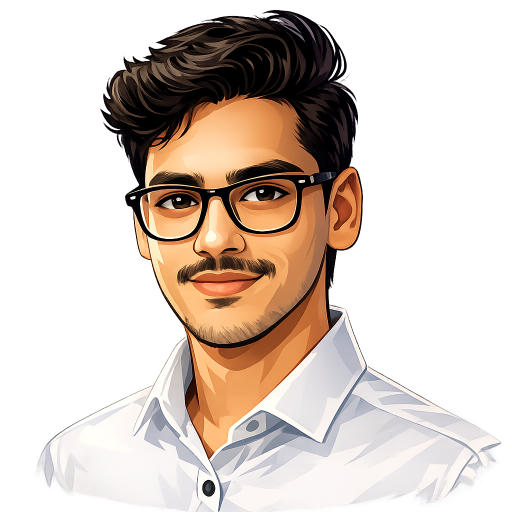
#> input picture ref/illustrator.png, 1024 x 1024 px (shown at 1/2 size)
$ python make_illustration.py ../ref/illustrator.png
#> lines starting #> are read from the running program, lines starting #| are printed output that depends on the picture; after the words box and inside, x2 and y2 are one past the last pixel; in counts of white or black regions, pixels touching at a corner belong together
#!/usr/bin/env python3
from __future__ import annotations

import argparse
from pathlib import Path

from PIL import Image, ImageEnhance, ImageFilter, ImageOps, ImageChops


def center_square(img: Image.Image) -> Image.Image:
    w, h = img.size
#> w = 1024; h = 1024
    side = min(w, h)
#> side = 1024
    left = (w - side) // 2
#> left = 0
    top = (h - side) // 2
#> top = 0
    return img.crop((left, top, left + side, top + side))


def build_illustration(src_path: Path, out_path: Path, size: int = 640) -> None:
    src = Image.open(src_path).convert("RGB")
    src = center_square(src).resize((size, size), Image.Resampling.LANCZOS)
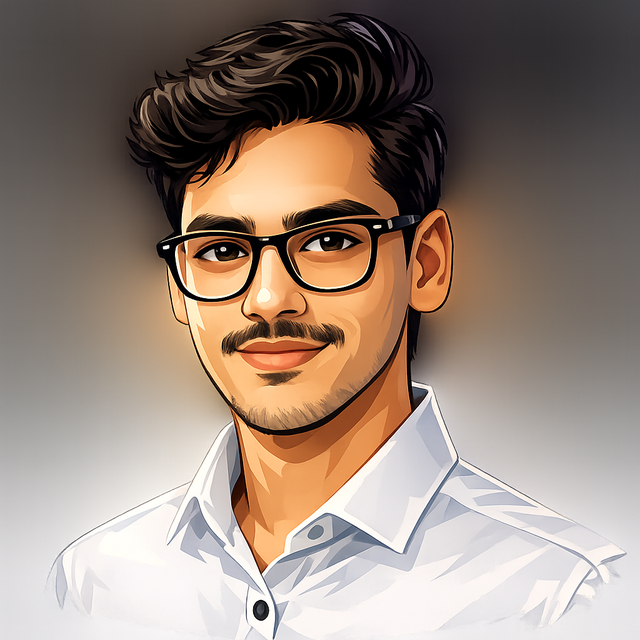
#> src: PIL image 640x640 RGB; mean R, G, B 149.5, 132.3, 120.5

    # Smooth skin/regions first, then push contrast for a drawn look.
    base = src.filter(ImageFilter.MedianFilter(size=5)).filter(ImageFilter.SMOOTH_MORE)
    base = ImageEnhance.Contrast(base).enhance(1.18)
    base = ImageEnhance.Color(base).enhance(1.22)
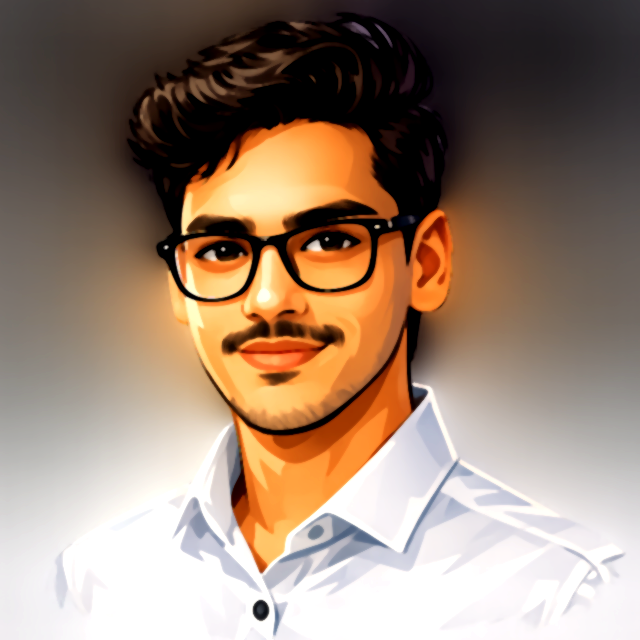
#> base: PIL image 640x640 RGB; mean R, G, B 152.6, 130.6, 113.8

    # Posterize/quantize to flatten tones like a digital illustration.
    flat = ImageOps.posterize(base, 4)
    flat = flat.quantize(colors=22, method=Image.Quantize.MEDIANCUT).convert("RGB")
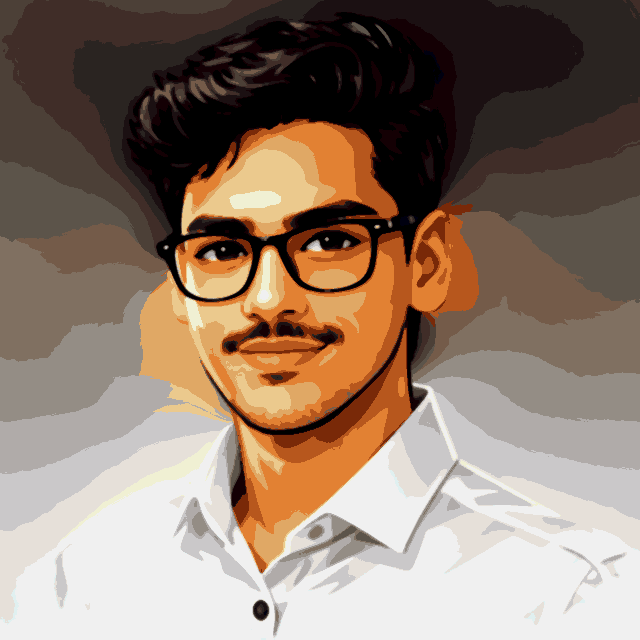
#> flat: PIL image 640x640 RGB; mean R, G, B 142.7, 122.7, 107.6

    # Extract line art from edges.
    edges = src.convert("L").filter(ImageFilter.FIND_EDGES)
    edges = ImageEnhance.Contrast(edges).enhance(2.4)
    edges = edges.point(lambda p: 255 if p > 52 else 0)
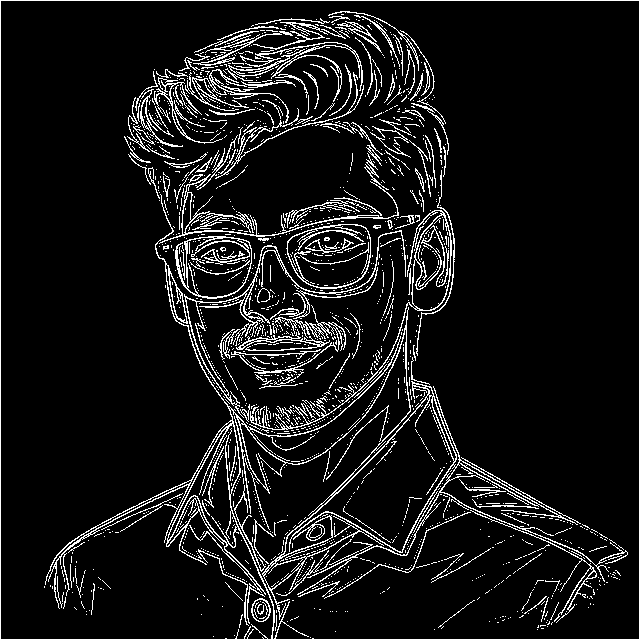
#> edges: PIL image 640x640 L; 8.6% white in thin lines or dots
    line_rgb = ImageOps.invert(edges).convert("RGB")
#> line_rgb: PIL image 640x640 RGB; 91.4% white; black in thin lines or dots

    # Blend line art on top of flattened colors.
    mixed = ImageChops.multiply(flat, line_rgb)
    mixed = ImageEnhance.Sharpness(mixed).enhance(1.8)
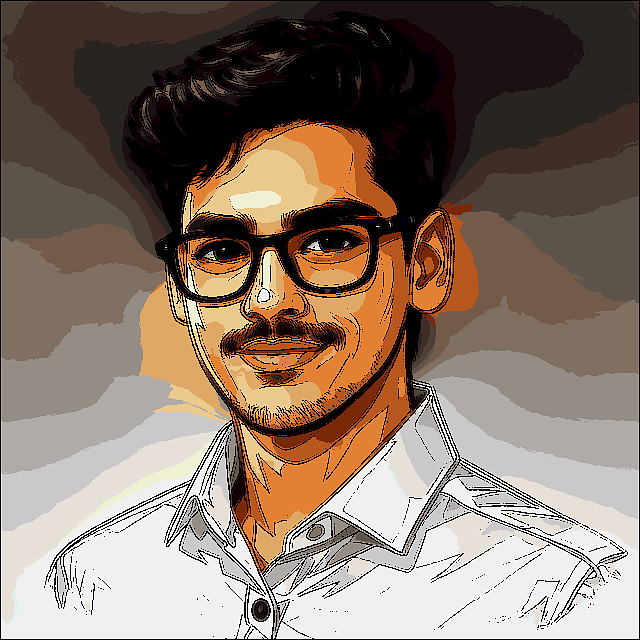
#> mixed: PIL image 640x640 RGB; mean R, G, B 132.7, 115, 101.3

    # Build soft circular alpha so image works like the original hero illustration.
    mask = Image.new("L", (size, size), 0)
#> mask: PIL image 640x640 L; every value is 0
    circle = Image.new("L", (size - 28, size - 28), 255)
#> circle: PIL image 612x612 L; every value is 255
    mask.paste(circle, (14, 14))
#> mask: PIL image 640x640 L; 91.4% white; 1 black region, box (x1, y1, x2, y2) and area: (0, 0, 640, 640) 35056
    mask = mask.filter(ImageFilter.GaussianBlur(3))
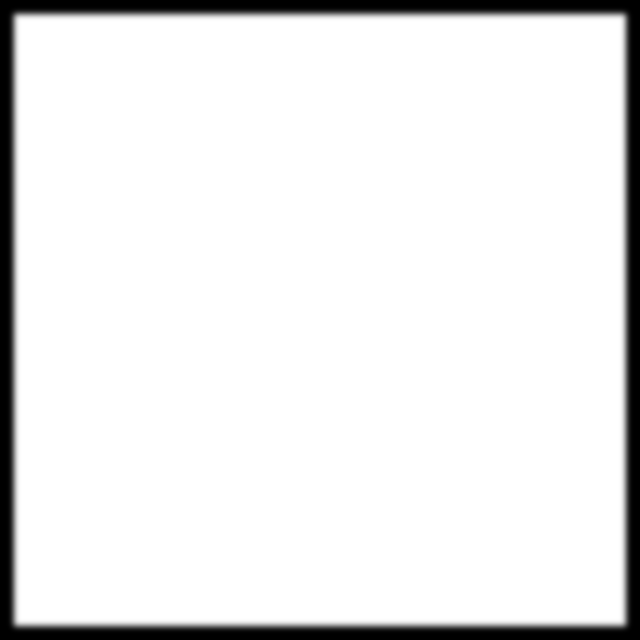
#> mask: PIL image 640x640 L; min 0, max 255, mean 233.2

    out = mixed.convert("RGBA")
    out.putalpha(mask)
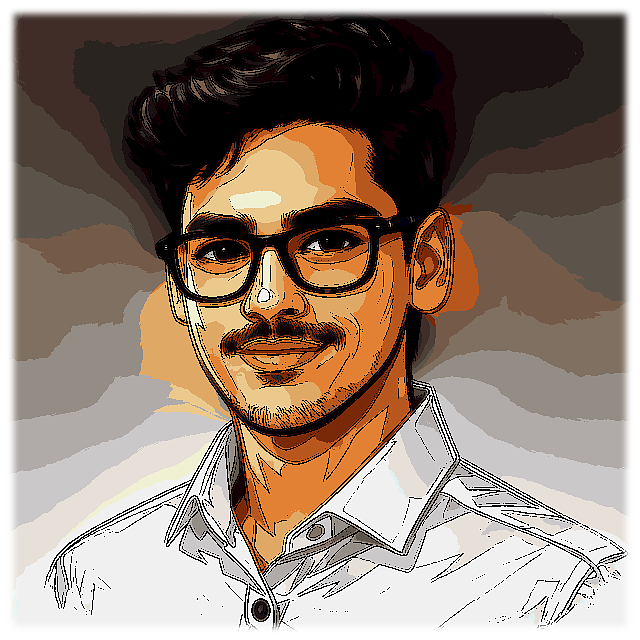
#> out: PIL image 640x640 RGBA; mean R, G, B, A 132.7, 115, 101.3, 233.2; transparent parts drawn white

    out_path.parent.mkdir(parents=True, exist_ok=True)
    out.save(out_path, "PNG", optimize=True)


def main() -> None:
    parser = argparse.ArgumentParser(
        description="Generate a stylized illustration image from a portrait photo."
    )
    parser.add_argument("input", type=Path, help="Input image path (png/jpg/webp)")
    parser.add_argument(
        "output",
        type=Path,
        nargs="?",
        default=Path("public/linkedin-illustration.png"),
        help="Output PNG path",
    )
    parser.add_argument("--size", type=int, default=640, help="Output width/height")
    args = parser.parse_args()

    build_illustration(args.input, args.output, size=args.size)
    print(f"Saved illustration: {args.output}")


if __name__ == "__main__":
    main()
